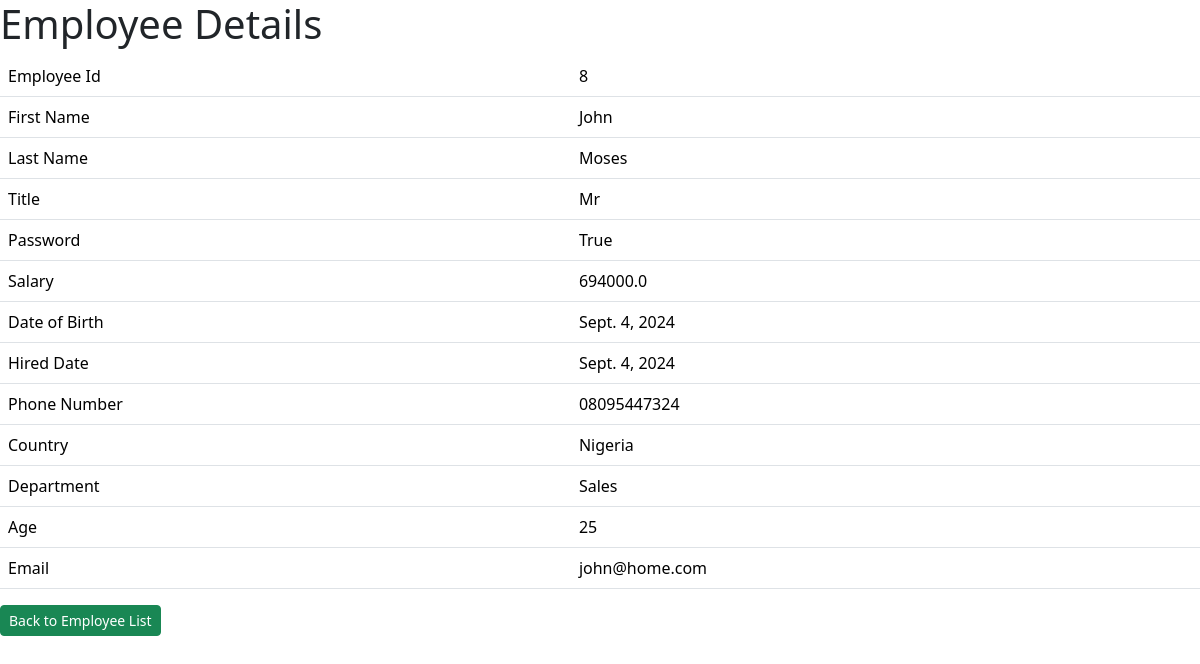
Screenshot of /employeedetails/8 with the database file from the repository.
### emp/models.py (models this page shows, shortened)
class Employee(models.Model):
    firstName = models.CharField(max_length=60, blank=True)
    lastName = models.CharField(max_length=60)
    titleName = models.CharField(max_length=60)
    hasPassport = models.BooleanField()
    salary = models.FloatField()
    birthDate = models.DateField()
    hireDate = models.DateField()
    age = models.IntegerField(default=None)
    country = models.CharField(max_length=60, default='')
    dept = models.CharField(max_length=60, default='')
    email = models.EmailField(max_length=100, default=None)
    phoneNumber = models.CharField(max_length=20, default=None)

### emp/views.py (the view)
# urls.py: path('employeedetails/<int:id>', views.employeedetails, name='employeedetails'),
def employeedetails(request, id):
    employee = Employee.objects.get(id=id)
    dict = {'employee': employee}
    return render(request, 'emp/employeedetails.html', context=dict)

### templates/emp/employeedetails.html (shortened to what this page needs)
<!DOCTYPE html>
<html lang="en">
<head>
    <link href="https://cdn.jsdelivr.net/npm/bootstrap@5.3.3/dist/css/bootstrap.min.css" rel="stylesheet">
</head>
<body>
    <h1>Employee Details</h1>
    <table class="table">
        <tr>
            <td>Employee Id</td>
            <td>{{employee.id}}</td>
        </tr>
        <tr>
            <td>First Name</td>
            <td>{{employee.firstName}}</td>
        </tr>
        <tr>
            <td>Last Name</td>
            <td>{{employee.lastName}}</td>
        </tr>
        <tr>
            <td>Title</td>
            <td>{{employee.titleName}}</td>
        </tr>
        <tr>
            <td>Password</td>
            <td>{{employee.hasPassport}}</td>
        </tr>
        <tr>
            <td>Salary</td>
            <td>{{employee.salary}}</td>
        </tr>
        <tr>
            <td>Date of Birth</td>
            <td>{{employee.birthDate}}</td>
        </tr>
        <tr>
            <td>Hired Date</td>
            <td>{{employee.hireDate}}</td>
        </tr>
        <tr>
            <td>Phone Number</td>
            <td>{{employee.phoneNumber}}</td>
        </tr>
        <tr>
            <td>Country</td>
            <td>{{employee.country}}</td>
        </tr>
        <tr>
            <td>Department</td>
            <td>{{employee.dept}}</td>
        </tr>
        <tr>
            <td>Age</td>
            <td>{{employee.age}}</td>
        </tr>
        <tr>
            <td>Email</td>
            <td>{{employee.email}}</td>
        </tr>
    </table>
    <div>
        <a class="btn btn-success btn-sm" href="{% url 'allemployees' %}">Back to Employee List</a>
    </div>
</body>
</html>

### rows the page displays
Employee: id "8", firstName "John", lastName "Moses", titleName "Mr", hasPassport "True", salary "694000.0", birthDate "Sept. 4, 2024", hireDate "Sept. 4, 2024", phoneNumber "08095447324", country "Nigeria", dept "Sales", age "25", email "john@home.com"
